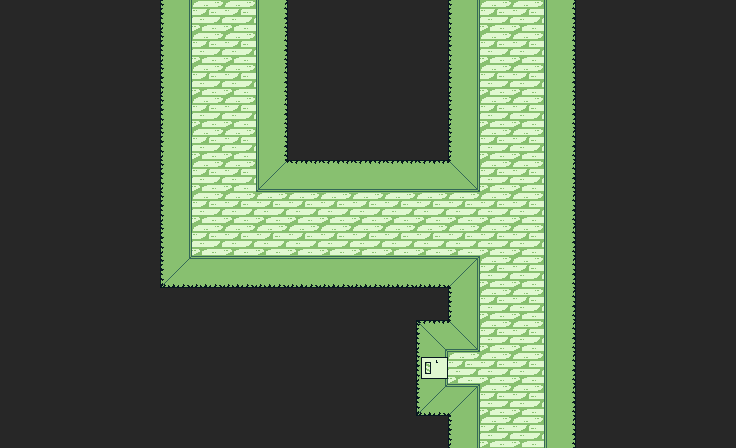

The image is a tile-based game level rendered from a .tmx file. Its description and complete source (layers, tilesets, objects, tile grids) follow:
An orthogonal 23x14 tile map with 32x32 px tiles, 1 tile layer (Vrstva dlaždic 1).

<map version="1.8" tiledversion="1.8.4" orientation="orthogonal" renderorder="right-down" width="23" height="14" tilewidth="32" tileheight="32" infinite="0" nextlayerid="2" nextobjectid="1">
 <tileset firstgid="1" source="../Zdi.tsx" />
 <layer id="1" name="Vrstva dlaždic 1" width="23" height="14">
  <data encoding="csv">
18,18,18,18,18,15,5,5,9,18,18,18,18,18,15,5,5,9,18,18,18,18,18,
18,18,18,18,18,15,5,5,9,18,18,18,18,18,15,5,5,9,18,18,18,18,18,
18,18,18,18,18,15,5,5,9,18,18,18,18,18,15,5,5,9,18,18,18,18,18,
18,18,18,18,18,15,5,5,9,18,18,18,18,18,15,5,5,9,18,18,18,18,18,
18,18,18,18,18,15,5,5,9,18,18,18,18,18,15,5,5,9,18,18,18,18,18,
18,18,18,18,18,15,5,5,8,6,6,6,6,6,17,5,5,9,18,18,18,18,18,
18,18,18,18,18,15,5,5,5,5,5,5,5,5,5,5,5,9,18,18,18,18,18,
18,18,18,18,18,15,5,5,5,5,5,5,5,5,5,5,5,9,18,18,18,18,18,
18,18,18,18,18,13,12,12,12,12,12,12,12,12,14,5,5,9,18,18,18,18,18,
18,18,18,18,18,18,18,18,18,18,18,18,18,18,15,5,5,9,18,18,18,18,18,
18,18,18,18,18,18,18,18,18,18,18,18,18,16,17,5,5,9,18,18,18,18,18,
18,18,18,18,18,18,18,18,18,18,18,18,18,4,5,5,5,9,18,18,18,18,18,
18,18,18,18,18,18,18,18,18,18,18,18,18,13,14,5,5,9,18,18,18,18,18,
18,18,18,18,18,18,18,18,18,18,18,18,18,18,15,5,5,9,18,18,18,18,18
</data>
 </layer>
</map>
